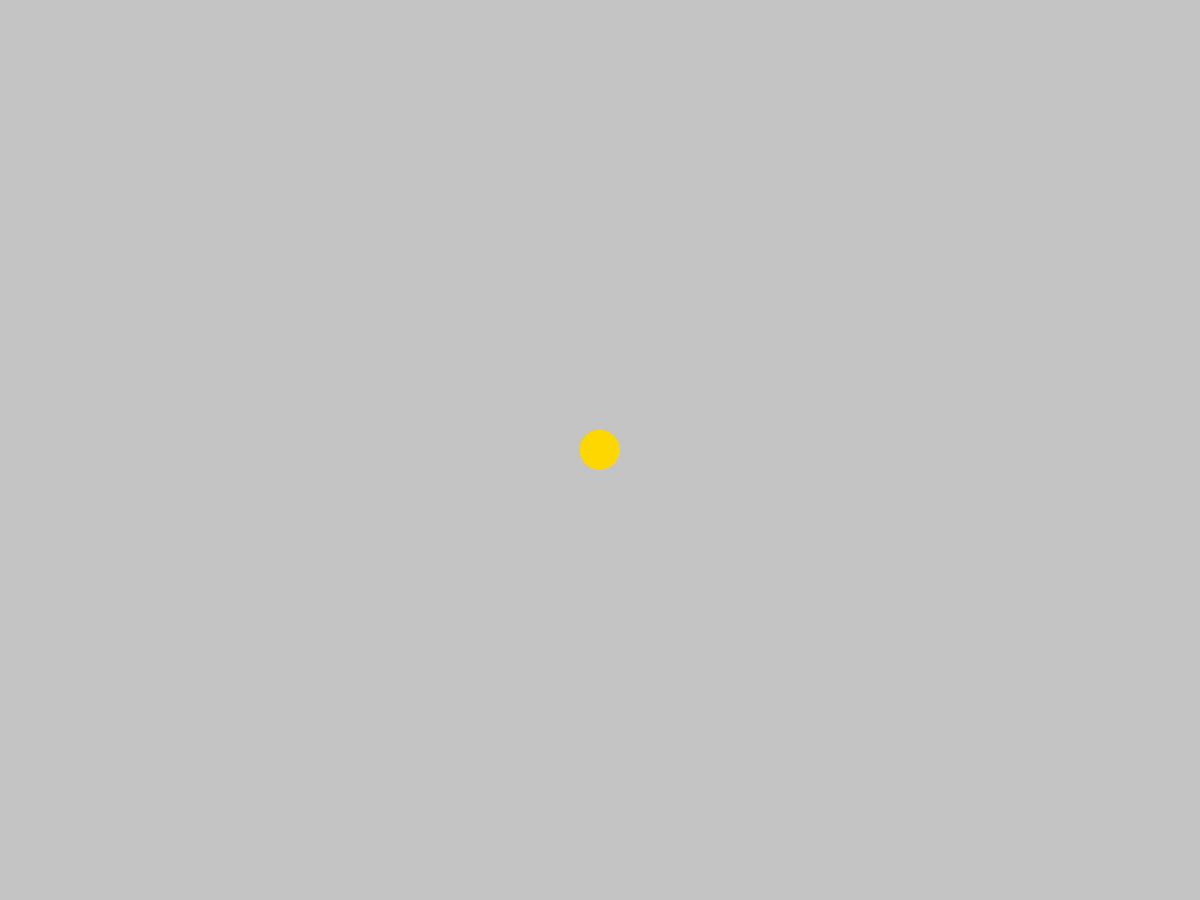
Frame 1 (no input)
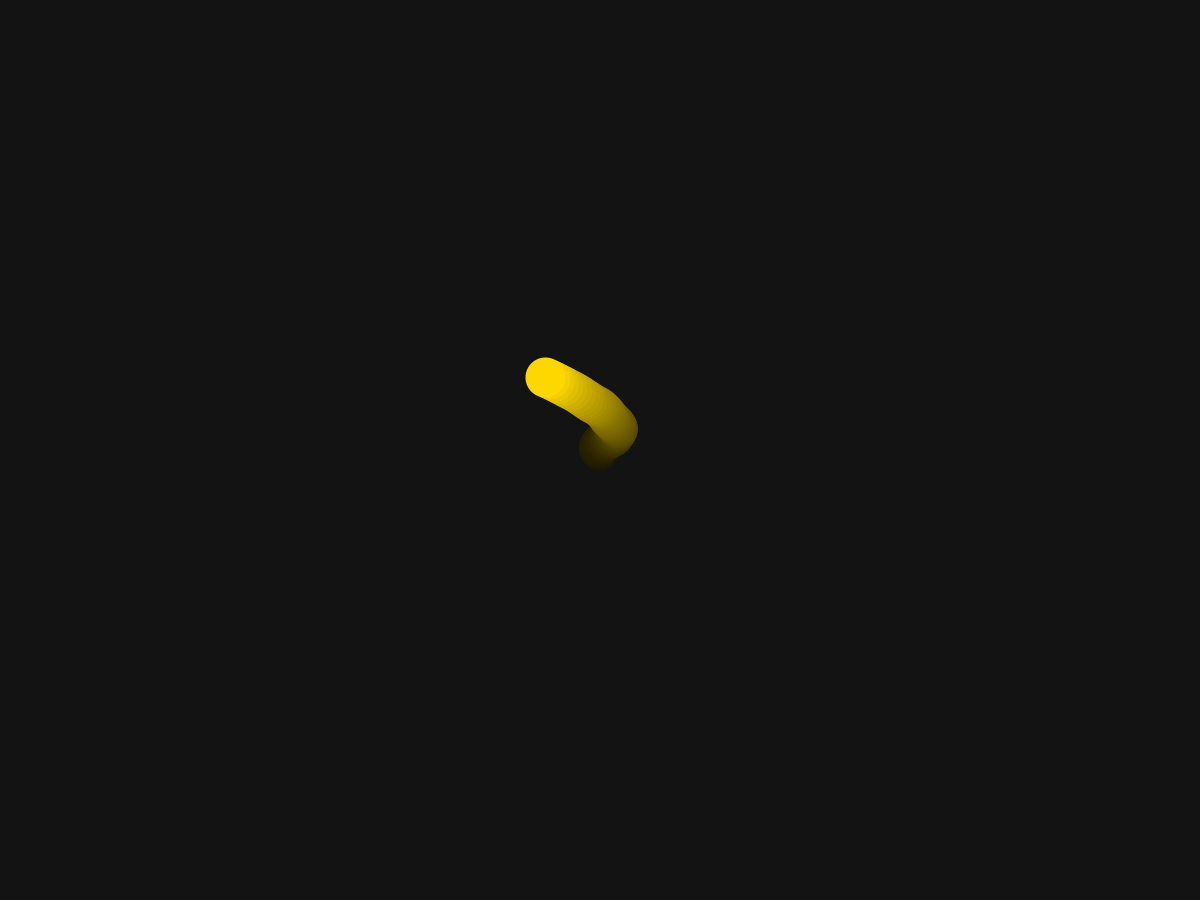
Frame 60 (the mouse pressed at the canvas centre just before this capture)
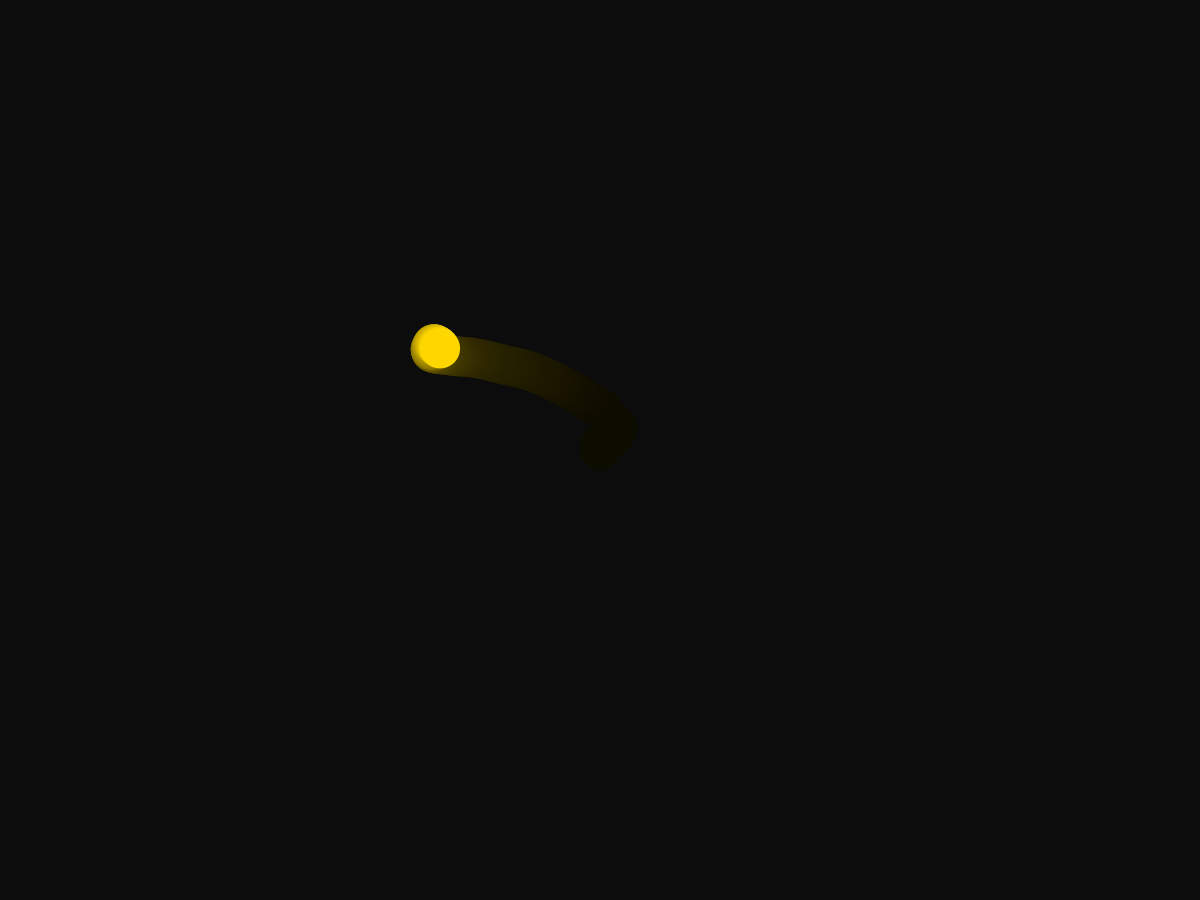
Frame 120 (the mouse held since frame 60 and released just before this capture)

The Processing sketch that drew these frames (run headless with seeded random() and noise(); from frame 60 on, the mouse is pressed at the canvas centre):

// Processing sketch: Day_12_Vector_Mouse_Interaction
// ── Day_12_Vector_Mouse_Interaction.pde
Mover m;

void setup()
{
  size(1200,900);
  m = new Mover(width/2,height/2);
  //m.velocity.x = random(1,10);
  //m.velocity.y = random(1,10);
}

void draw()
{
  noStroke();
  fill(0,0,0,10); //fill above the shape
  rect(0,0,width,height);
  fill(255,215,0);
  m.display();
  m.update();
  m.check();
}

// ── Mover.pde
class Mover
{
  PVector location = new PVector (0,0);
  PVector velocity = new PVector (0,0);
  PVector acceleration = new PVector (0,0);
  float topspeed = 5;
  
  Mover(float _x, float _y) //constructor. Gives the location.
  {
    this.location.x = _x;
    this.location.y = _y;
    this.acceleration.x = -0.001;
    this.acceleration.y = 0.01;
  }
 void display()
 {
   fill(255,215,0);
  circle(this.location.x,this.location.y,40); //drawing the circle
 }
 void update()
 {
   PVector mouse = new PVector(mouseX, mouseY);
   PVector dir1 = PVector.sub(mouse,location);
   dir1.normalize();
   
   PVector dir2 = PVector.random2D();
   dir2.normalize();
   dir2.mult(3);
   
   PVector dir = dir1.add(dir2);
   
   this.acceleration = dir.mult(0.1); //mkae it negative for the mouse to be the chaser. 
   
   
   
   
   this.velocity.add(this.acceleration);
   this.velocity.limit(topspeed);
   this.location.add(this.velocity);
 }
 
void check()
{
 
  if(this.location.x < 0 || this.location.x > width) this.velocity.x = this.velocity.x * (-1); // || means OR. The first expression references the far left off the screen. It's a negative x, off screen. The second expression references to the far right off screen. It exceeds the width of the canvas.
  if(this.location.y < 0 || this.location.y > height) this.velocity.y = this.velocity.y * (-1);
  //if(this.location.x < 0) this.location.x = width;
  //if(this.location.x > width) this.location.x = 0;
   //if(this.location.y < 0) this.location.y = height;
 // if(this.location.y > height) this.location.y = 0;
}
}
